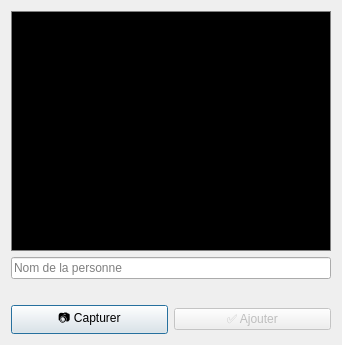
<?xml version="1.0" encoding="UTF-8"?>
<ui version="4.0">
    <class>AddFaceDialog</class>
    <widget class="QDialog" name="AddFaceDialog">
        <property name="windowTitle">
            <string>Ajouter un Visage</string>
        </property>
        <layout class="QVBoxLayout" name="verticalLayout" stretch="0,0,0,1">
            <item>
                <widget class="QLabel" name="previewLabel">
                    <property name="minimumSize">
                        <size>
                            <width>320</width>
                            <height>240</height>
                        </size>
                    </property>
                    <property name="alignment">
                        <set>Qt::AlignCenter</set>
                    </property>
                    <property name="styleSheet">
                        <string>border: 1px solid gray; background-color: black;</string>
                    </property>
                    <property name="text">
                        <string>Preview</string>
                    </property>
                </widget>
            </item>
            <item>
                <widget class="QLineEdit" name="nameInput">
                    <property name="placeholderText">
                        <string>Nom de la personne</string>
                    </property>
                </widget>
            </item>
            <item>
                <widget class="QLabel" name="statusLabel">
                    <property name="styleSheet">
                        <string>color: orange;</string>
                    </property>
                </widget>
            </item>
            <item>
                <layout class="QHBoxLayout" name="buttonLayout">
                    <item>
                        <widget class="QPushButton" name="btnCapture">
                            <property name="text">
                                <string>📷 Capturer</string>
                            </property>
                        </widget>
                    </item>
                    <item>
                        <widget class="QPushButton" name="btnAddFace">
                            <property name="text">
                                <string>✅ Ajouter</string>
                            </property>
                            <property name="enabled">
                                <bool>false</bool>
                            </property>
                        </widget>
                    </item>
                </layout>
            </item>
        </layout>
    </widget>
    <resources/>
    <connections/>
</ui>
